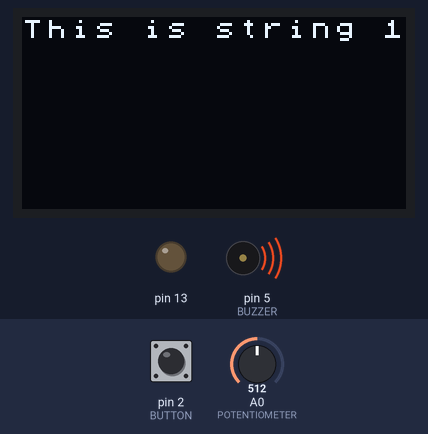
This sketch was run on a simulated Arduino Uno, built with avr-gcc and run on an emulated ATmega328P. On the bench: 128×64 one-colour display, output pins drawn as LEDs (lit = HIGH), buzzer (waves = sounding). The inputs (shaded band) are chosen by the test bench; at power-on: pin 2 (BUTTON) HIGH, A0 (POTENTIOMETER) = 512.

Above: at 1.2 s.
1.3 s: pin 2 (BUTTON) pulled LOW for 1 s
At 2.1 s:
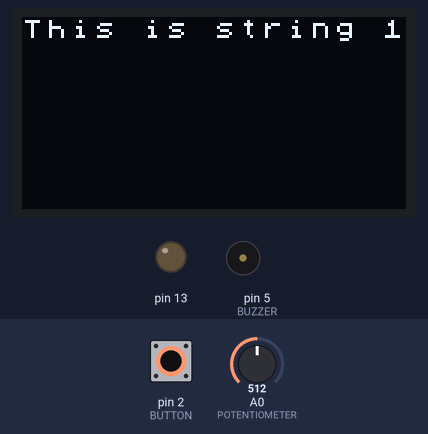
3.8 s: pin 2 (BUTTON) pulled LOW for 0.5 s
At 6.5 s:
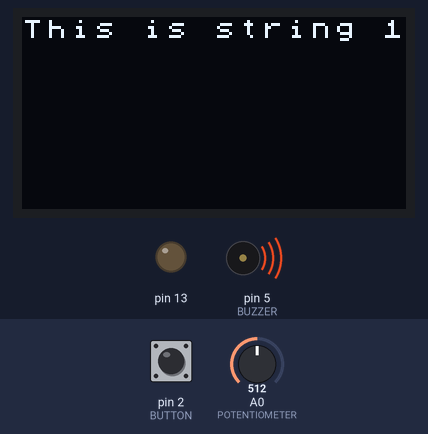
Timing chart, 0 to 13.3 s (numbered marks = the images above; inputs shaded):
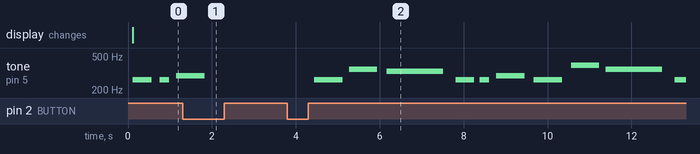

Measured:
- after the input at 1.3 s, tone on pin 5 (BUZZER): goes on until 1.8 s, then stays silent
- after the input at 3.8 s, tone on pin 5 (BUZZER): plays 262 Hz for 0.68 s, 349 Hz for 0.68 s, 330 Hz for 1.4 s, 262 Hz for 0.45 s, 262 Hz for 0.23 s, 294 Hz for 0.68 s … (10 notes in this stretch), starting after 0.64 s
- by itself, tone on pin 5 (BUZZER): plays 262 Hz for 0.45 s, 262 Hz for 0.23 s, 294 Hz for 0.15 s

The sketch:

Kareoke-button.ino
```cpp
#define NOTE_B0  31
#define NOTE_C1  33
#define NOTE_CS1 35
#define NOTE_D1  37
#define NOTE_DS1 39
#define NOTE_E1  41
#define NOTE_F1  44
#define NOTE_FS1 46
#define NOTE_G1  49
#define NOTE_GS1 52
#define NOTE_A1  55
#define NOTE_AS1 58
#define NOTE_B1  62
#define NOTE_C2  65
#define NOTE_CS2 69
#define NOTE_D2  73
#define NOTE_DS2 78
#define NOTE_E2  82
#define NOTE_F2  87
#define NOTE_FS2 93
#define NOTE_G2  98
#define NOTE_GS2 104
#define NOTE_A2  110
#define NOTE_AS2 117
#define NOTE_B2  123
#define NOTE_C3  131
#define NOTE_CS3 139
#define NOTE_D3  147
#define NOTE_DS3 156
#define NOTE_E3  165
#define NOTE_F3  175
#define NOTE_FS3 185
#define NOTE_G3  196
#define NOTE_GS3 208
#define NOTE_A3  220
#define NOTE_AS3 233
#define NOTE_B3  247
#define NOTE_C4  262
#define NOTE_CS4 277
#define NOTE_D4  294
#define NOTE_DS4 311
#define NOTE_E4  330
#define NOTE_F4  349
#define NOTE_FS4 370
#define NOTE_G4  392
#define NOTE_GS4 415
#define NOTE_A4  440
#define NOTE_AS4 466
#define NOTE_B4  494
#define NOTE_C5  523
#define NOTE_CS5 554
#define NOTE_D5  587
#define NOTE_DS5 622
#define NOTE_E5  659
#define NOTE_F5  698
#define NOTE_FS5 740
#define NOTE_G5  784
#define NOTE_GS5 831
#define NOTE_A5  880
#define NOTE_AS5 932
#define NOTE_B5  988
#define NOTE_C6  1047
#define NOTE_CS6 1109
#define NOTE_D6  1175
#define NOTE_DS6 1245
#define NOTE_E6  1319
#define NOTE_F6  1397
#define NOTE_FS6 1480
#define NOTE_G6  1568
#define NOTE_GS6 1661
#define NOTE_A6  1760
#define NOTE_AS6 1865
#define NOTE_B6  1976
#define NOTE_C7  2093
#define NOTE_CS7 2217
#define NOTE_D7  2349
#define NOTE_DS7 2489
#define NOTE_E7  2637
#define NOTE_F7  2794
#define NOTE_FS7 2960
#define NOTE_G7  3136
#define NOTE_GS7 3322
#define NOTE_A7  3520
#define NOTE_AS7 3729
#define NOTE_B7  3951
#define NOTE_C8  4186
#define NOTE_CS8 4435
#define NOTE_D8  4699
#define NOTE_DS8 4978
#define REST 1
#define BUZZER 5

//Tris here added a potentiometer to call
#define POTENTIOMETER 0
#define LED 13
#define BUTTON 2


#include "Arduino_SensorKit.h"
U8X8_SSD1306_128X64_NONAME_HW_I2C OledHW( U8X8_PIN_NONE);
int tempo[2] = {120, 100};
int melody[2][200] = {
  {
    // Silent Night, Original Version
    // Score available at https://musescore.com/marcsabatella/scores/3123436
    NOTE_G4, -4, NOTE_A4, 8, NOTE_G4, 4,
    NOTE_E4, -2,
    NOTE_G4, -4, NOTE_A4, 8, NOTE_G4, 4,
    NOTE_E4, -2,
    NOTE_D5, 2, NOTE_D5, 4,
    NOTE_B4, -2,
    NOTE_C5, 2, NOTE_C5, 4,
    NOTE_G4, -2,

    NOTE_A4, 2, NOTE_A4, 4,
    NOTE_C5, -4, NOTE_B4, 8, NOTE_A4, 4,
    NOTE_G4, -4, NOTE_A4, 8, NOTE_G4, 4,
    NOTE_E4, -2,
    NOTE_A4, 2, NOTE_A4, 4,
    NOTE_C5, -4, NOTE_B4, 8, NOTE_A4, 4,
    NOTE_G4, -4, NOTE_A4, 8, NOTE_G4, 4,
    NOTE_E4, -2,

    NOTE_D5, 2, NOTE_D5, 4,
    NOTE_F5, -4, NOTE_D5, 8, NOTE_B4, 4,
    NOTE_C5, -2,
    NOTE_E5, -2,
    NOTE_C5, 4, NOTE_G4, 4, NOTE_E4, 4,
    NOTE_G4, -4, NOTE_F4, 8, NOTE_D4, 4,
    NOTE_C4, -2,
    NOTE_C4, -1,
  }, {
    // Happy Birthday
    // Score available at https://musescore.com/user/8221/scores/26906
    NOTE_C4, 4, NOTE_C4, 8,
    NOTE_D4, -4, NOTE_C4, -4, NOTE_F4, -4,
    NOTE_E4, -2, NOTE_C4, 4, NOTE_C4, 8,
    NOTE_D4, -4, NOTE_C4, -4, NOTE_G4, -4,
    NOTE_F4, -2, NOTE_C4, 4, NOTE_C4, 8,

    NOTE_C5, -4, NOTE_A4, -4, NOTE_F4, -4,
    NOTE_E4, -4, NOTE_D4, -4, NOTE_AS4, 4, NOTE_AS4, 8,
    NOTE_A4, -4, NOTE_F4, -4, NOTE_G4, -4,
    NOTE_F4, -2,
  }
};

char *myStrings[] = {"This is string 1", "This is string 2", "This is string 3",
                     "This is string 4", "This is string 5", "This is string 6"
                    };
int rows = sizeof(melody) / sizeof(melody[0]);      //number of song
int cols = sizeof(melody[0]) / sizeof(int);       //number of note
int thisNote = 0; //thisNote is the pos of
int i, j = 0;   //i is the pos of note, j is for ledTitle
int wholenote, divider, noteDuration = 0;
int size = sizeof(myStrings) / sizeof(myStrings[0]);
int sum = 0; //count the synchronization
int reset = 0;
int adjusted=0;
int pometerVal;
boolean buttonState = true;

void setup() {
  //Tris here added pin13 for the lightbub
  pinMode (13, OUTPUT);
  pinMode (BUTTON, INPUT);
  pometerVal=map (analogRead(POTENTIOMETER), 0, 1023, 0, 255);
  OledHW.begin();
  OledHW.setFlipMode(true);
  OledHW.setFont(u8x8_font_chroma48medium8_r);
  OledHW.setCursor(0, 0);    // Set the Coordinates
}

void loop() {
  //Tris : Set a val to call the PM
  int val = analogRead(POTENTIOMETER);
 //map up, get different voltage
  val = map ( val, 0, 1023,0,255);        //value of potentionmeter
  if(pometerVal!=val){        //check if potentiometer changed
    if ((pometerVal-val)>20){
      if(i<1){          //if current song is at position 0
        i=rows-1;       //play last song on the list
      }else{
        i--;
      }
       thisNote=0;
      //I fucked up here...
      //I have no idea how to stop the loop
      //and apply new changes here
   } else if((pometerVal-val)<-20){
        if(i==rows-1){          //if current song is at position 0
          i=0;       //play last song on the list
        }else{
          i++;
        }
         thisNote=0;
   }
    adjusted=1;
    pometerVal=val;
 }

 if (digitalRead(BUTTON) == LOW) {
  buttonState = !buttonState;
  delay(500);
  }
if (buttonState == false) {
      }
else if (buttonState == true) {
        if (j > size) {
          j = 0;
          } //Tris: this is temporarily not used?
          if (thisNote == 0) { //switch
            if(adjusted){                 //switch by users
              wholenote = (60000 * 4) / tempo[i];
              divider = 0, noteDuration = 0;
              }
              else{                       //switched by song
                if (i < rows) {
                  wholenote = (60000 * 4) / tempo[i];
                  divider = 0, noteDuration = 0;
                  i++;
                  }
                  else {
                    wholenote = (60000 * 4) / tempo[i];
                    divider = 0, noteDuration = 0;
                    i = 0;
                  }
             }
             OledHW.print(myStrings[j]);
             adjusted=0;
         }
         if (thisNote < cols) {
          if (melody[i][thisNote] != 0) {
            if (melody[i][thisNote] == 1) {
              melody[i][thisNote] = 0;
              }
              divider = melody[i][thisNote + 1];
              if (divider > 0) {
                noteDuration = (wholenote) / divider;
              } else if (divider < 0) {
                  noteDuration = (wholenote) / abs(divider);
                  noteDuration *= 1.5;
              }
               int tempDivider = 0;
               int tempNoteDuration = 0;
               for (int x = thisNote; x > 0; x--) {
                 tempDivider = melody[i][x];
                 if (divider > 0) {
                   tempNoteDuration = (wholenote) / divider;
                   } else if (divider < 0) {
                     tempNoteDuration = (wholenote) / abs(divider);
                     tempNoteDuration *= 1.5;
                   }
                   sum += tempNoteDuration;
                   if (sum > 6) {
                     OledHW.print(myStrings[j]);
                     j++;
                     x = 0;
                   }
                }
                tone(BUZZER, melody[i][thisNote], noteDuration * 0.9);// Wait for the specief duration before playing the next note.
                delay(noteDuration);// stop the waveform generation before the next note.
                noTone(BUZZER);
                thisNote++;
              } else {
                thisNote = cols;
              }
            } else {
              thisNote = 0;

            }
     } //and this!
}
```
